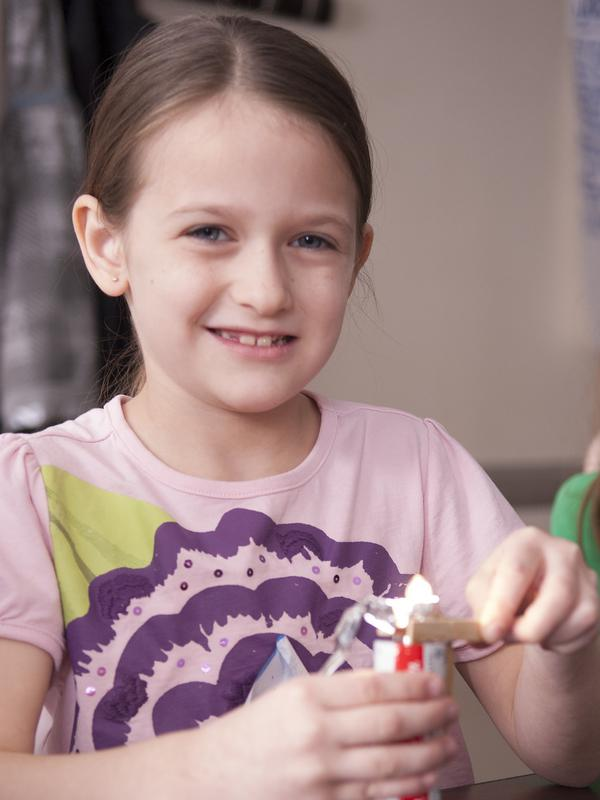
//> input picture SeetaFace/data/0_1_10.jpg, 600 x 800 px
$ ./main ../data/0_1_10.jpg ../data/0_1_11.jpg   (built with g++ and OpenCV 4)
//> lines starting //> are read from the running program, lines starting //| are printed output that depends on the picture; after the words box and inside, x2 and y2 are one past the last pixel; in counts of white or black regions, pixels touching at a corner belong together
// [30 lines of licence text are left out]

#include <cstdint>
#include <fstream>
#include <iostream>
#include <string>
#include <stack>

#include <opencv2/core/core.hpp>
#include <opencv2/highgui/highgui.hpp>
#include <opencv2/imgproc/imgproc.hpp>
 //#include "opencv2/imgproc/imgproc.hpp"

#include "face_detection.h"

using namespace std;
// [54 lines of commented-out code are left out]
void holeFilling(cv::Mat ori, cv::Mat seg) {
	cv::Mat grayImage;
	cv::cvtColor(seg, grayImage, CV_BGR2GRAY);
	cv::Mat bw = grayImage.clone();
	cv::threshold(grayImage, bw, 254, 255, CV_THRESH_BINARY);
	cv::Mat element3 = cv::getStructuringElement(2, cv::Size(8, 8));
	cv::Rect top_f(0, 0, 300, 400);
	cv::Mat bw_top = bw(top_f).clone();
	cv::morphologyEx(bw_top, bw_top, cv::MORPH_OPEN, element3);
	bw_top.copyTo(bw(top_f));
	cv::Rect midddle(1, 250, 200, 110);
	cv::Rect middle2(1, 255, 190, 105);
	cv::Mat white(400, 300, CV_8UC1, cv::Scalar(255));
	cv::Mat temp = bw(midddle).clone();
	temp.copyTo(white(midddle));
	cv::Mat element4 = cv::getStructuringElement(2, cv::Size(20, 20));
	cv::morphologyEx(white, white, cv::MORPH_OPEN, element4);
	white(middle2).copyTo(bw(middle2));
	cv::Mat labelImg;
	bw.convertTo(labelImg, CV_32SC1);
	int label = 0; //start by 1
	int rows = bw.rows;
	int cols = bw.cols;
	cv::Mat mask(rows, cols, CV_8UC1);
	mask.setTo(0);
	vector< vector<std::pair<int, int>> > pixs;
	for (int i = 0; i < rows; i++)
	{
		int* data = labelImg.ptr<int>(i);
		uchar *masKptr = mask.ptr<uchar>(i);
		for (int j = 0; j < cols; j++)
		{
			if (data[j] == 255 && mask.at<uchar>(i, j) != 1)
			{
				mask.at<uchar>(i, j) = 1;
				std::stack<std::pair<int, int>> neighborPixels;
				neighborPixels.push(std::pair<int, int>(i, j)); // pixel position: <i,j>
				++label; //begin with a new label
				vector<std::pair<int, int>> pix;
				while (!neighborPixels.empty())
				{
					//get the top pixel on the stack and label it with the same label
					std::pair<int, int> curPixel = neighborPixels.top();
					pix.push_back(curPixel);
					int curY = curPixel.first;
					int curX = curPixel.second;
					labelImg.at<int>(curY, curX) = label;
					//pop the top pixel
					neighborPixels.pop();
					//push the 4-neighbors(foreground pixels)
					if (curX - 1 >= 0)
					{
						if (labelImg.at<int>(curY, curX - 1) == 255 && mask.at<uchar>(curY, curX -
							1) != 1) //leftpixel
						{
							neighborPixels.push(std::pair<int, int>(curY, curX - 1));
							mask.at<uchar>(curY, curX - 1) = 1;
						}
						if (curX + 1 <= cols - 1)
						{
							if (labelImg.at<int>(curY, curX + 1) == 255 && mask.at<uchar>(curY, curX +
								1) != 1)
								// right pixel
							{
								neighborPixels.push(std::pair<int, int>(curY, curX + 1));
								mask.at<uchar>(curY, curX + 1) = 1;
							}
						}
						if (curY - 1 >= 0)
						{
							if (labelImg.at<int>(curY - 1, curX) == 255 && mask.at<uchar>(curY - 1,
								curX) != 1)
								// up pixel
							{
								neighborPixels.push(std::pair<int, int>(curY - 1, curX));
								mask.at<uchar>(curY - 1, curX) = 1;
							}
						}
						if (curY + 1 <= rows - 1)
						{
							if (labelImg.at<int>(curY + 1, curX) == 255 && mask.at<uchar>(curY + 1,
								curX) != 1)
								//down pixel
							{
								neighborPixels.push(std::pair<int, int>(curY + 1, curX));
								mask.at<uchar>(curY + 1, curX) = 1;
							}
						}
					}
					if (pix.size() < 6000)
					{
						pixs.push_back(pix);
						for (auto ff : pix)
						{
							if (ff.first <= 40)
								continue;
							if (ff.first <= 150 && (ff.second < 80 || ff.second>220))
								continue;
							seg.at<cv::Vec3b>(ff.first, ff.second) = ori.at<cv::Vec3b>(ff.first,
								ff.second);
							bw.at<uchar>(ff.first, ff.second) = 0;
						}
					}
				}
			}
		}
	}
}

int main(int argc, char** argv) {
	if (argc < 3) {
		cout << "Usage: " << argv[0]
			<< " image_path model_path"
			<< endl;
		return -1;
	}

	const char* img_path = argv[1];

	cv::Mat image = cv::imread(img_path, cv::IMREAD_UNCHANGED);
//> image is the input picture: 800 rows x 600 cols, CV_8UC3; mean B, G, R 132.5, 132.8, 158.4
	cv::Mat img_gray;

	if (image.channels() != 1)
		cv::cvtColor(image, img_gray, cv::COLOR_BGR2GRAY);
	else
		img_gray = image;

	cv::Rect rectangle(1, 49, image.cols-5, image.rows-49);
//> rectangle = Rect(1, 49, 595, 751)
	cv::Mat result;
	cv::Mat bgModel, fgModel;

	//grabCut()最后一个参数为cv::GC_INIT_WITH_MASK时
	result = cv::Mat(image.rows, image.cols, CV_8UC1, cv::Scalar(cv::GC_BGD));
	cv::Mat roi(result, rectangle);
	roi = cv::Scalar(cv::GC_PR_FGD);
	//这两步可以合并（此处体现了使用bgModel , fgModel的价值）
	cv::grabCut(image, result, rectangle, bgModel, fgModel, 1,
		cv::GC_INIT_WITH_MASK);
//> bgModel = 65 values, max 989.6 at index 47, min 0.0151 at index 3, mean 154.3; fgModel = 65 values, max 749.5 at index 38, min -55.68 at index 48, mean 164.4
	cv::grabCut(image, result, rectangle, bgModel, fgModel, 4,
		cv::GC_INIT_WITH_MASK);
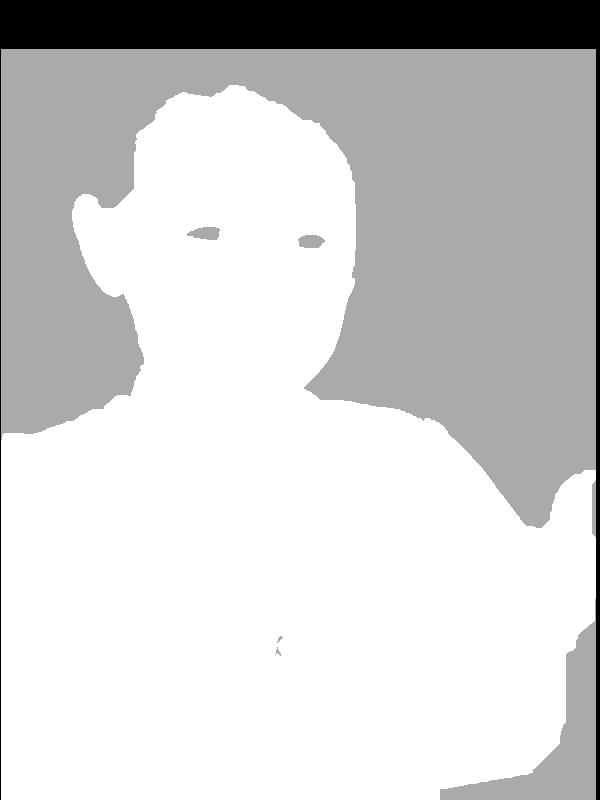
//> result: 800 rows x 600 cols, CV_8UC1; min 0, max 3, mean 2.44; drawn with min black and max white
//> bgModel = 65 values, max 466.8 at index 28, min 0.102 at index 4, mean 117.3; fgModel = 65 values, max 476.1 at index 28, min -37.16 at index 48, mean 140.4


	cv::compare(result, cv::GC_PR_FGD, result, cv::CMP_EQ);
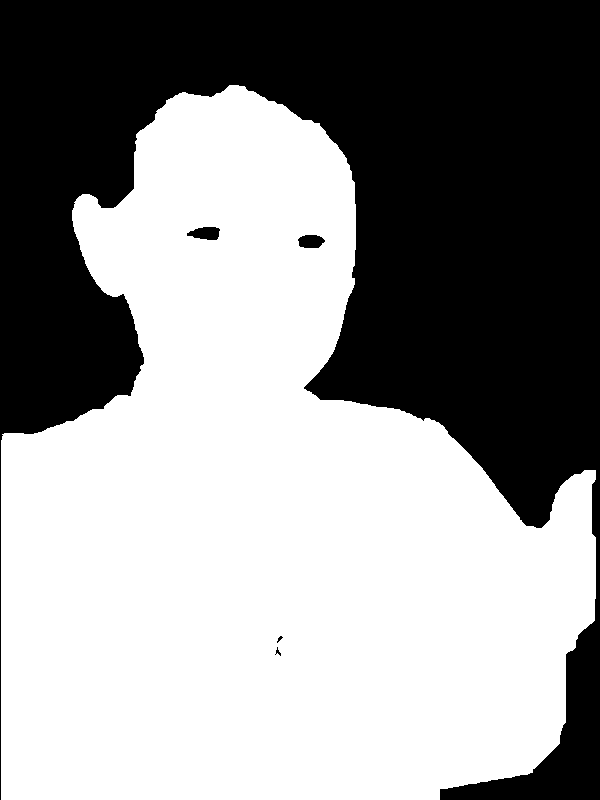
//> result: 800 rows x 600 cols, CV_8UC1; 58.1% white; 5 black regions (1 under 20 px), largest, box (x1, y1, x2, y2) and area: (0, 0, 600, 800) 200566, (187, 227, 220, 240) 318, (298, 235, 325, 248) 283, (275, 647, 281, 656) 21
	//result = result & 1 ;
	cv::Mat foreground(image.size(), CV_8UC3,
		cv::Scalar(255, 255, 255));
	image.copyTo(foreground, result);
	holeFilling(image, foreground);
//> in holeFilling, `cv::threshold(grayImage, bw, 254, 255, CV_THRESH_BINARY);`: bw: 800 rows x 600 cols, CV_8UC1; 42% white; 27 white regions (20 under 20 px), largest, box (x1, y1, x2, y2) and area: (0, 0, 600, 800) 200566, (187, 227, 220, 240) 318, (298, 235, 325, 248) 283
//> in holeFilling, `cv::Mat bw_top = bw(top_f).clone();`: bw_top: 400 rows x 300 cols, CV_8UC1; 54.9% white; 1 black region, box (x1, y1, x2, y2) and area: (72, 85, 300, 400) 54110
//> in holeFilling, `cv::morphologyEx(bw_top, bw_top, cv::MORPH_OPEN, element3);`:
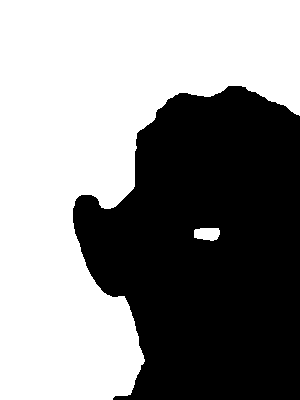
//> bw_top: 400 rows x 300 cols, CV_8UC1; 55% white; 1 black region, box (x1, y1, x2, y2) and area: (73, 86, 300, 400) 53979
//> in holeFilling, `bw_top.copyTo(bw(top_f));`: bw: 800 rows x 600 cols, CV_8UC1; 42% white; 27 white regions (20 under 20 px), largest, box (x1, y1, x2, y2) and area: (0, 0, 600, 800) 200739, (194, 228, 220, 241) 286, (300, 235, 325, 248) 273
//> in holeFilling, `cv::Mat temp = bw(midddle).clone();`: temp: 110 rows x 200 cols, CV_8UC1; 58.1% white; 1 black region, box (x1, y1, x2, y2) and area: (80, 0, 200, 110) 9226
//> in holeFilling, `temp.copyTo(white(midddle));`: white: 400 rows x 300 cols, CV_8UC1; 92.3% white; 1 black region, box (x1, y1, x2, y2) and area: (81, 250, 201, 360) 9226
//> in holeFilling, `cv::morphologyEx(white, white, cv::MORPH_OPEN, element4);`:
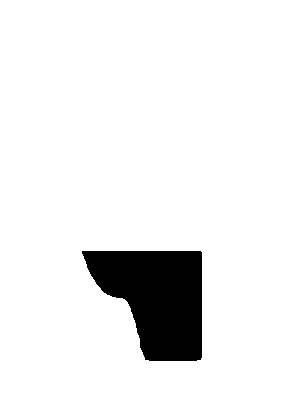
//> white: 400 rows x 300 cols, CV_8UC1; 92.3% white; 1 black region, box (x1, y1, x2, y2) and area: (82, 251, 202, 361) 9253
//> in holeFilling, `white(middle2).copyTo(bw(middle2));`: bw: 800 rows x 600 cols, CV_8UC1; 42% white; 27 white regions (20 under 20 px), largest, box (x1, y1, x2, y2) and area: (0, 0, 600, 800) 200745, (194, 228, 220, 241) 286, (300, 235, 325, 248) 273
//> after the loop in holeFilling, `for (int i = 0; i < rows; i++)`:
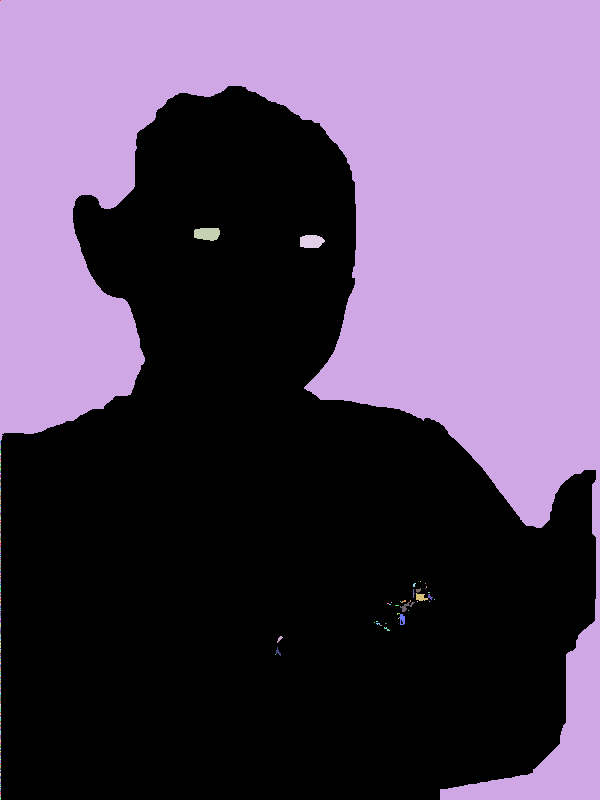
//> labelImg: 800 rows x 600 cols, CV_32SC1; 400 distinct labels, from 0 to 399; one colour per label, 0 black
//> after the loop in holeFilling, `for (int i = 0; i < rows; i++)`:
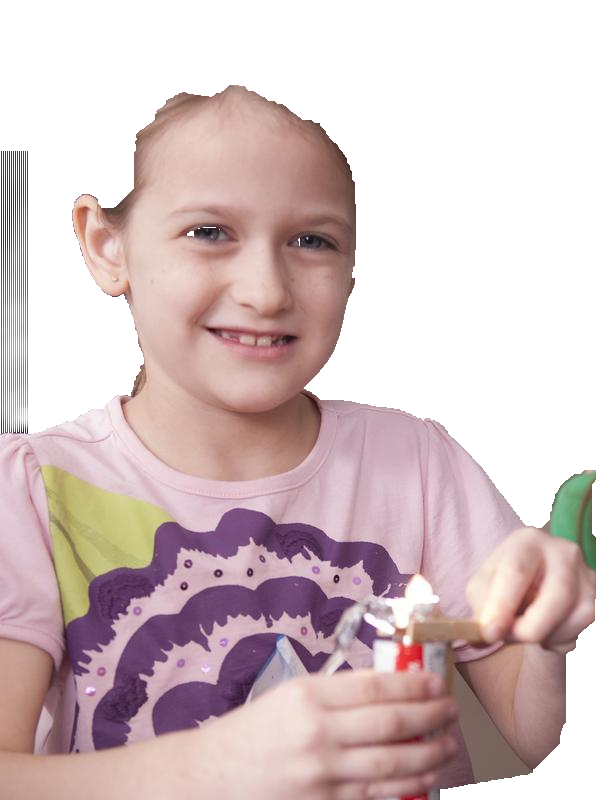
//> seg: 800 rows x 600 cols, CV_8UC3; mean B, G, R 194.4, 193.9, 212.8
//> after the loop in holeFilling, `for (int i = 0; i < rows; i++)`:
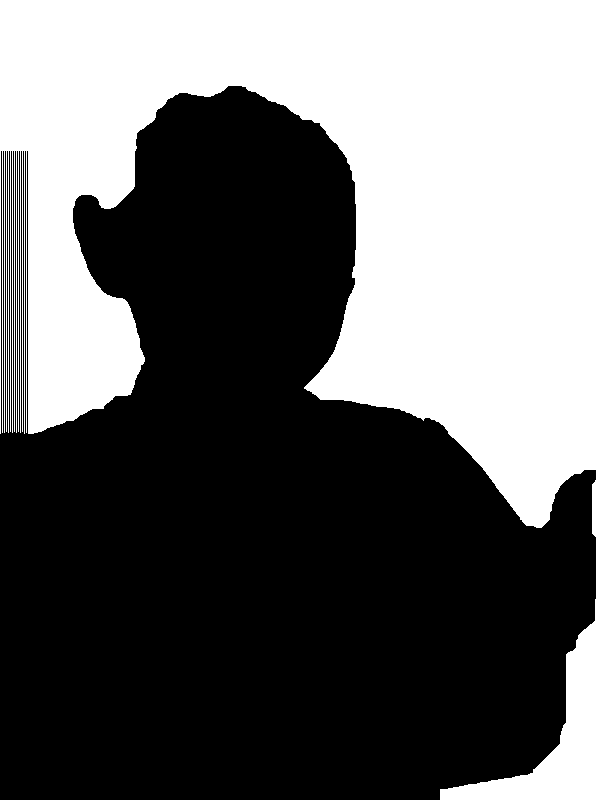
//> bw: 800 rows x 600 cols, CV_8UC1; 40.9% white; 1 white region, box (x1, y1, x2, y2) and area: (0, 0, 600, 800) 196413
//> after the loop in holeFilling, `for (int i = 0; i < rows; i++)`: label = 399; pixs = 7229 items

	cv::namedWindow("Test", cv::WINDOW_AUTOSIZE);
	cv::imshow("Before", image);
	cv::imshow("Test", foreground);
	cv::waitKey(0);
	cv::destroyAllWindows();

}


// [70 lines of commented-out code are left out]

$ run again, on SeetaFace/data/0_1_2.jpg
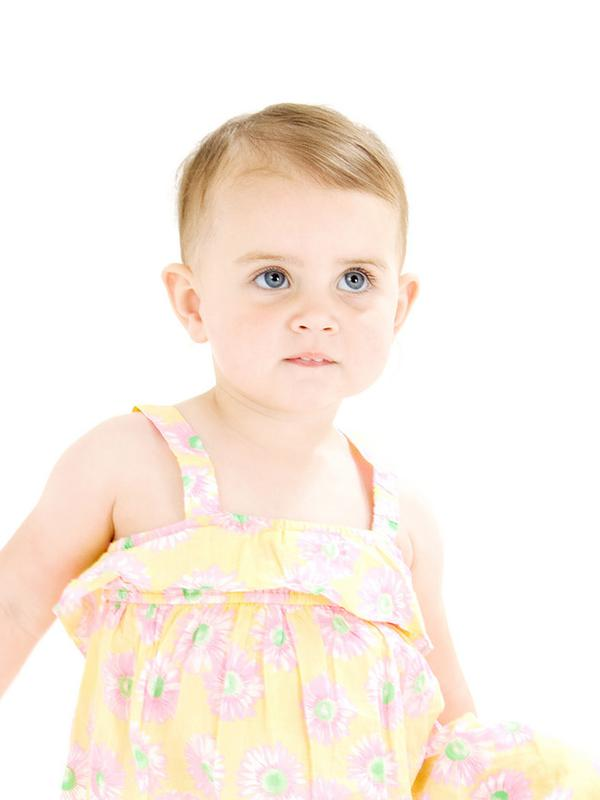
//> input picture SeetaFace/data/0_1_2.jpg, 600 x 800 px
//> image is the input picture: 800 rows x 600 cols, CV_8UC3; mean B, G, R 230.7, 240, 250.3
//> `cv::grabCut(image, result, rectangle, bgModel, fgModel, 1, cv::GC_INIT..`: bgModel = 65 values, max 293.7 at index 38, min -4.14 at index 49, mean 64.95; fgModel = 65 values, max 1031.9 at index 46, min -19.5 at index 58, mean 159.4
//> `cv::grabCut(image, result, rectangle, bgModel, fgModel, 4, cv::GC_INIT..`: bgModel = 65 values, max 255 at index 5, min -6.68 at index 40, mean 63.14; fgModel = 65 values, max 802.6 at index 55, min -79.78 at index 40, mean 169.5
//> temp: 110 rows x 200 cols, CV_8UC1; 89% white; 1 black region, box (x1, y1, x2, y2) and area: (162, 0, 200, 94) 2418
//> in holeFilling, `cv::morphologyEx(white, white, cv::MORPH_OPEN, element4);`:
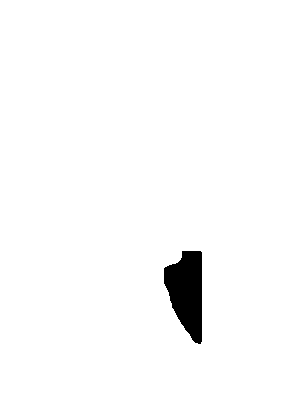
//> white: 400 rows x 300 cols, CV_8UC1; 97.9% white; 1 black region, box (x1, y1, x2, y2) and area: (164, 251, 202, 344) 2464
//> after the loop in holeFilling, `for (int i = 0; i < rows; i++)`:
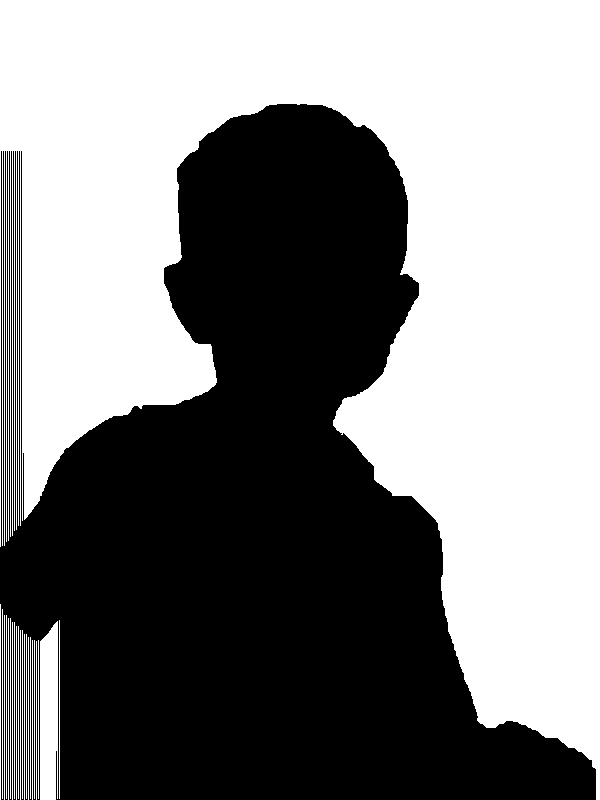
//> bw: 800 rows x 600 cols, CV_8UC1; 52.2% white; 1 black region, box (x1, y1, x2, y2) and area: (0, 104, 596, 800) 229216
//> after the loop in holeFilling, `for (int i = 0; i < rows; i++)`: label = 115; pixs = 12163 items

$ run again, on SeetaFace/data/0_1_3.jpg
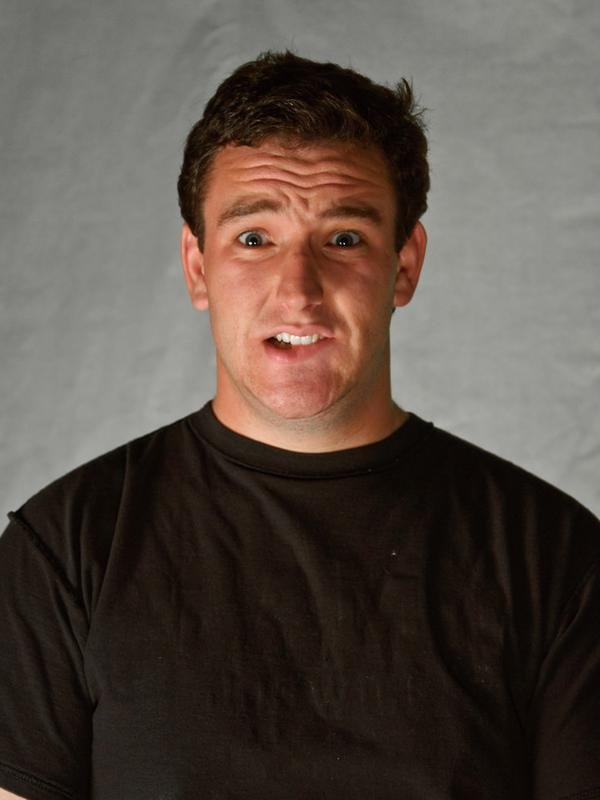
//> input picture SeetaFace/data/0_1_3.jpg, 600 x 800 px
//> image is the input picture: 800 rows x 600 cols, CV_8UC3; mean B, G, R 69.7, 77.3, 88.2
//> `cv::grabCut(image, result, rectangle, bgModel, fgModel, 1, cv::GC_INIT..`: bgModel = 65 values, max 147.5 at index 18, min 0.0315 at index 4, mean 50.73; fgModel = 65 values, max 1041.3 at index 55, min 0.0712 at index 3, mean 181.7
//> `cv::grabCut(image, result, rectangle, bgModel, fgModel, 4, cv::GC_INIT..`: bgModel = 65 values, max 425.2 at index 46, min 0.0114 at index 2, mean 90.93; fgModel = 65 values, max 1344 at index 28, min 0.0578 at index 3, mean 214.5
//> temp: 110 rows x 200 cols, CV_8UC1; 68.6% white; 1 black region, box (x1, y1, x2, y2) and area: (84, 0, 200, 110) 6912
//> in holeFilling, `cv::morphologyEx(white, white, cv::MORPH_OPEN, element4);`:
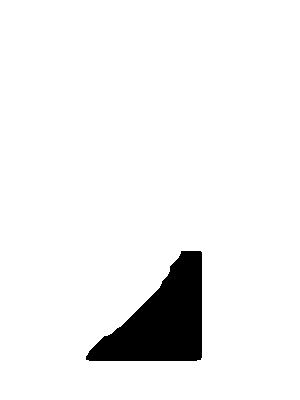
//> white: 400 rows x 300 cols, CV_8UC1; 94.1% white; 1 black region, box (x1, y1, x2, y2) and area: (86, 251, 202, 361) 7095
//> after the loop in holeFilling, `for (int i = 0; i < rows; i++)`:
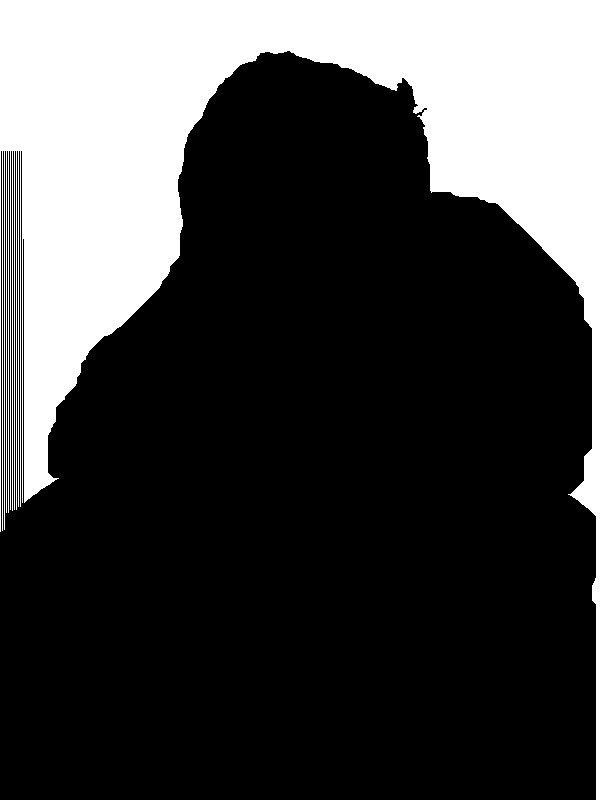
//> bw: 800 rows x 600 cols, CV_8UC1; 26.6% white; 1 white region, box (x1, y1, x2, y2) and area: (0, 0, 600, 800) 127550
//> after the loop in holeFilling, `for (int i = 0; i < rows; i++)`: label = 395; pixs = 6576 items

$ run again, on SeetaFace/data/0_1_4.jpg
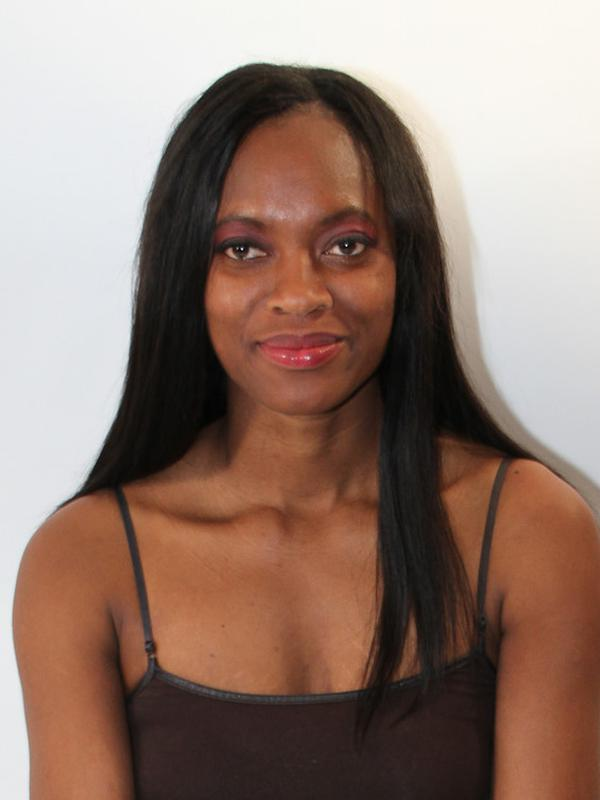
//> input picture SeetaFace/data/0_1_4.jpg, 600 x 800 px
//> image is the input picture: 800 rows x 600 cols, CV_8UC3; mean B, G, R 112.1, 123.1, 147.3
//> `cv::grabCut(image, result, rectangle, bgModel, fgModel, 1, cv::GC_INIT..`: bgModel = 65 values, max 487.3 at index 47, min 0.00661 at index 3, mean 91.47; fgModel = 65 values, max 458.6 at index 55, min -31.01 at index 58, mean 109.5
//> `cv::grabCut(image, result, rectangle, bgModel, fgModel, 4, cv::GC_INIT..`: bgModel = 65 values, max 2201.4 at index 29, min 0.0301 at index 2, mean 286.1; fgModel = 65 values, max 3628.6 at index 46, min 0.0336 at index 2, mean 537.7
//> temp: 110 rows x 200 cols, CV_8UC1; 66.8% white; 1 black region, box (x1, y1, x2, y2) and area: (128, 0, 200, 110) 7294
//> after the loop in holeFilling, `for (int i = 0; i < rows; i++)`:
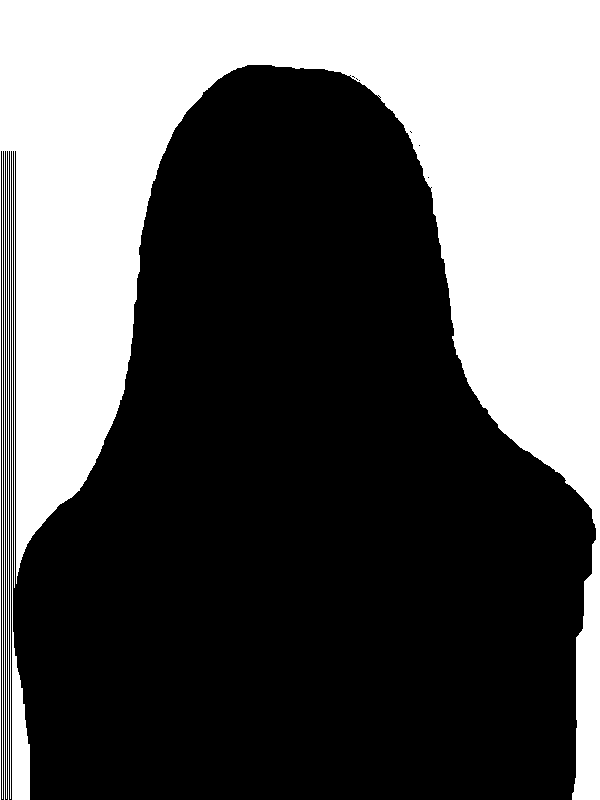
//> bw: 800 rows x 600 cols, CV_8UC1; 36.1% white; 1 white region, box (x1, y1, x2, y2) and area: (0, 0, 600, 800) 173313
//> after the loop in holeFilling, `for (int i = 0; i < rows; i++)`: label = 21; pixs = 6186 items
